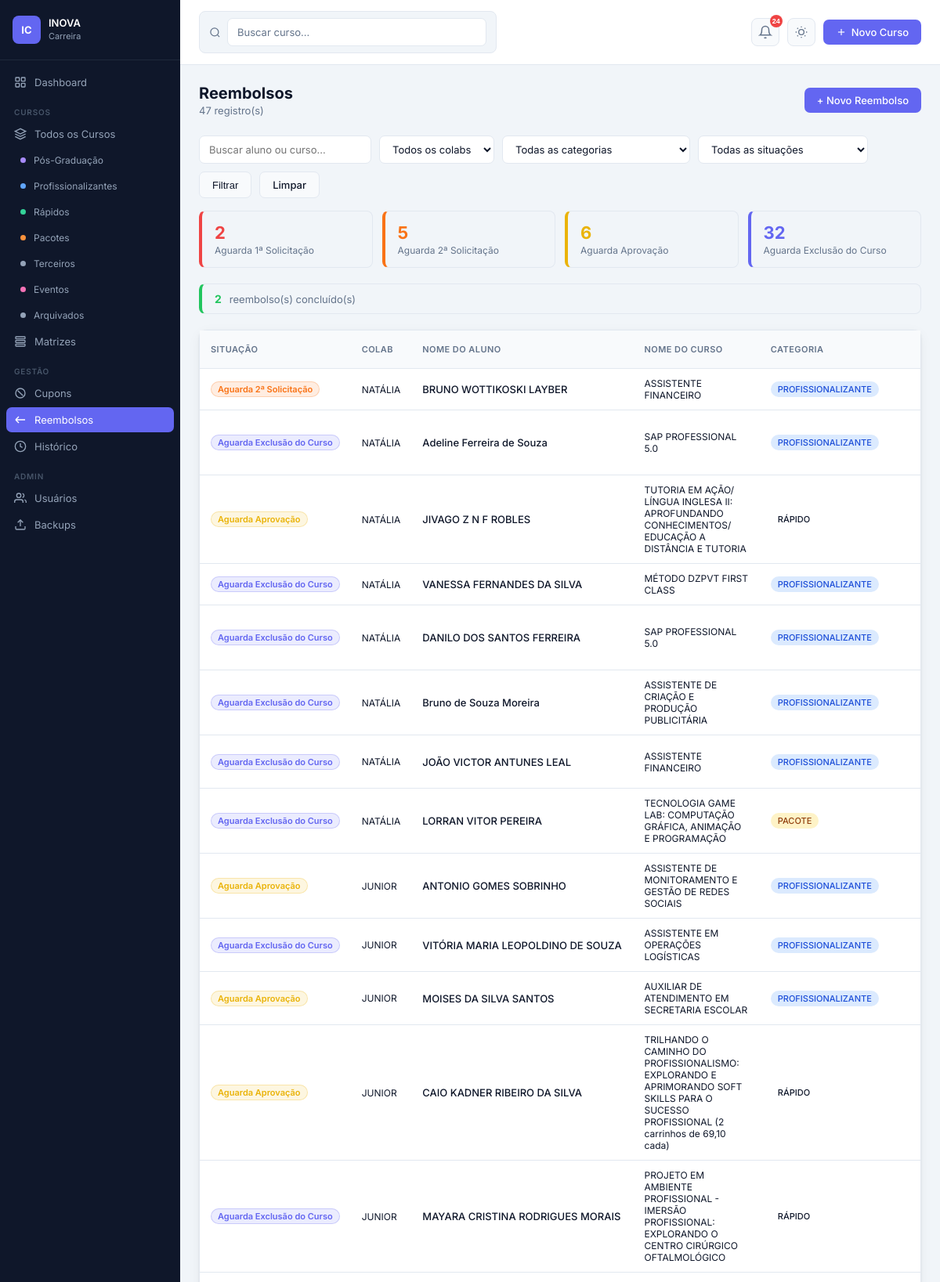
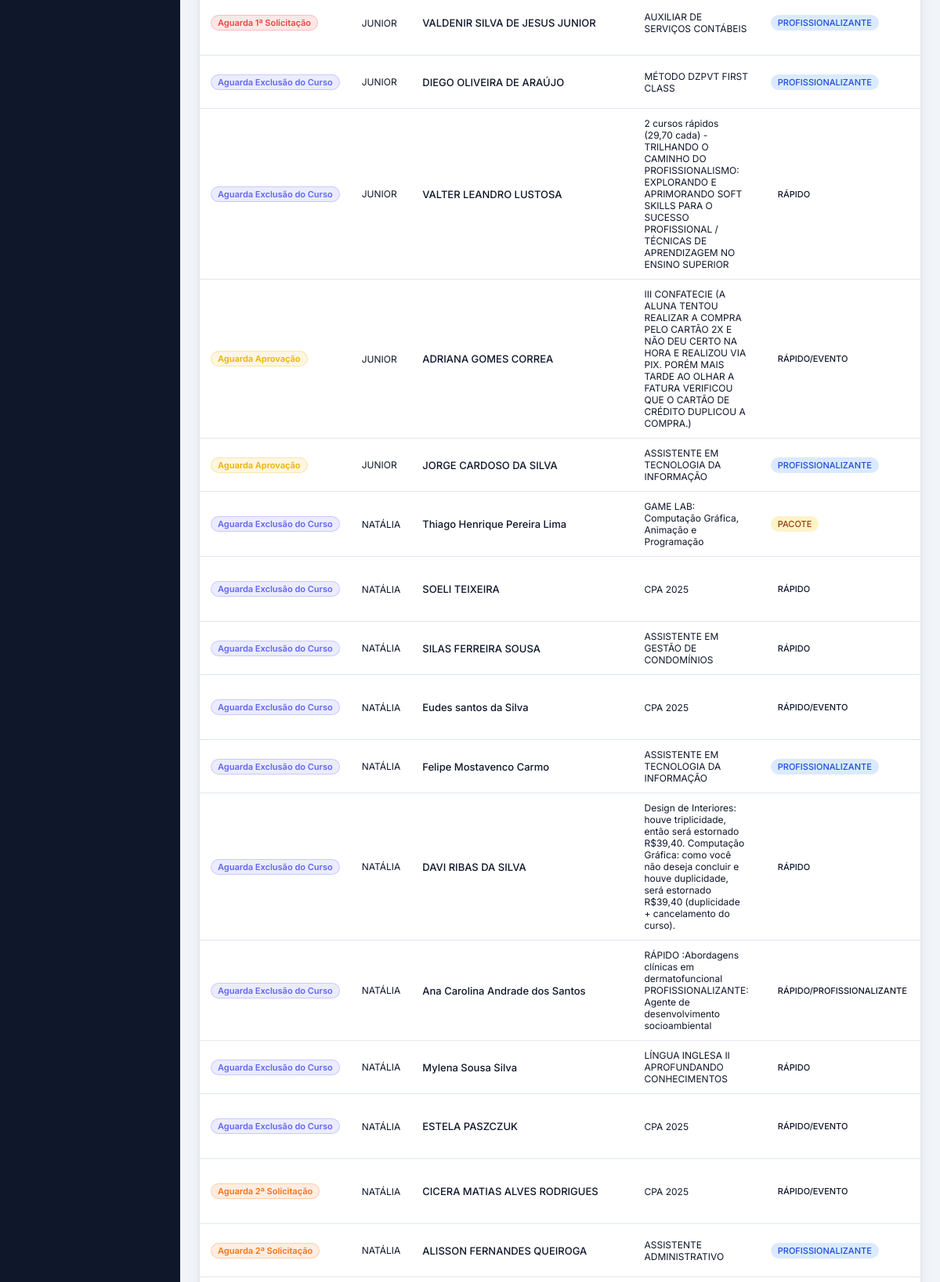
/reembolsos (signed in, upper part), run on the app's committed database (2 pictures, top to bottom).
### app.py (models this page shows)
class Refund(db.Model):
    id               = db.Column(db.Integer, primary_key=True)
    colab            = db.Column(db.String(100))
    nome_aluno       = db.Column(db.String(200))
    data_compra      = db.Column(db.Date)
    data_solicitacao = db.Column(db.Date)   # Solicitação do aluno
    valor            = db.Column(db.Float)
    valor_estorno    = db.Column(db.Float)
    nome_curso       = db.Column(db.String(300))
    categoria        = db.Column(db.String(100))
    solicitacao_1    = db.Column(db.Date)   # 1ª Solicitação (Nathy)
    solicitacao_2    = db.Column(db.Date)   # 2ª Solicitação (Jorge)
    data_aprovacao   = db.Column(db.Date)
    motivo           = db.Column(db.Text)
    curso_excluido   = db.Column(db.Date)   # Data exclusão do curso
    obs              = db.Column(db.Text)
    created_at       = db.Column(db.DateTime, default=datetime.utcnow)
    @property
    def pendencia(self):
        if not self.solicitacao_1:
            return ('sem_solic1', 'Aguarda 1ª Solicitação')
        if not self.solicitacao_2:
            return ('sem_solic2', 'Aguarda 2ª Solicitação')
        if not self.data_aprovacao:
            return ('sem_aprovacao', 'Aguarda Aprovação')
        if not self.curso_excluido:
            return ('sem_exclusao', 'Aguarda Exclusão do Curso')
        return ('concluido', 'Concluído')

### app.py (the view)
@app.route('/reembolsos')
@perm_check('can_manage_reembolsos')
def reembolsos():
    busca      = request.args.get('q', '').strip()
    f_colab    = request.args.get('colab', '').strip()
    f_cat      = request.args.get('categoria', '').strip()
    f_pend     = request.args.get('pendencia', '').strip()
    q = Refund.query
    if busca:
        q = q.filter(db.or_(
            Refund.nome_aluno.ilike(f'%{busca}%'),
            Refund.nome_curso.ilike(f'%{busca}%')
        ))
    if f_colab:
        q = q.filter(Refund.colab.ilike(f'%{f_colab}%'))
    if f_cat:
        q = q.filter(Refund.categoria.ilike(f'%{f_cat}%'))
    items = q.order_by(Refund.created_at.desc()).all()
    if f_pend:
        items = [r for r in items if r.pendencia[0] == f_pend]
    contagem = {'sem_solic1': 0, 'sem_solic2': 0, 'sem_aprovacao': 0, 'sem_exclusao': 0, 'concluido': 0}
    for r in Refund.query.all():
        contagem[r.pendencia[0]] += 1
    colabs = sorted({r.colab for r in Refund.query.all() if r.colab})
    cats   = sorted({r.categoria for r in Refund.query.all() if r.categoria})
    return render_template('reembolsos.html', items=items, contagem=contagem,
                           busca=busca, f_colab=f_colab, f_cat=f_cat, f_pend=f_pend,
                           colabs=colabs, cats=cats)

### app.py (called while the page is built)
def perm_check(check_fn_name):
    def decorator(f):
        @wraps(f)
        def decorated(*args, **kwargs):
            if 'user_id' not in session:
                return redirect(url_for('login'))
            u = User.query.get(session['user_id'])
            if not u or not getattr(u, check_fn_name)():
                flash('Você não tem permissão para acessar esta seção.', 'danger')
                return redirect(url_for('dashboard'))
            return f(*args, **kwargs)
        return decorated
    return decorator

@app.context_processor
def inject_now():
    return {'now': datetime.now}

    def can_manage_cupons(self):
        if self.role == 'admin': return True
        if self._p().get('block_cupons'): return False
        return self.role == 'editor' or self._p().get('cupons_gerenciar', False)

    def can_manage_reembolsos(self):
        if self.role == 'admin': return True
        if self._p().get('block_reembolsos'): return False
        return self.role == 'editor' or self._p().get('reembolsos_gerenciar', False)

    def can_view_historico(self):
        if self.role == 'admin': return True
        if self._p().get('block_historico'): return False
        return self.role == 'editor' or self._p().get('historico_ver', False)

### templates/reembolsos.html (shortened to what this page needs)
{% extends 'base.html' %}
{% block content %}
<div class="page">
  <div class="page-header">
    <div>
      <div class="page-title">Reembolsos</div>
      <div class="page-subtitle">{{ items|length }} registro(s)</div>
    </div>
    {% if session.role in ['admin','editor'] %}
    <a href="{{ url_for('reembolso_novo') }}" class="btn btn-primary">+ Novo Reembolso</a>
    {% endif %}
  </div>
  <form method="GET" class="filters" style="margin-bottom:16px">
    <input type="text" name="q" value="{{ busca }}" placeholder="Buscar aluno ou curso..." class="filter-select" style="width:220px">
    <select name="colab" class="filter-select" onchange="this.form.submit()">
      <option value="">Todos os colabs</option>
    </select>
    <select name="categoria" class="filter-select" onchange="this.form.submit()">
      <option value="">Todas as categorias</option>
    </select>
    <select name="pendencia" class="filter-select" onchange="this.form.submit()">
      <option value="">Todas as situações</option>
    </select>
    <button type="submit" class="btn btn-secondary">Filtrar</button>
    <a href="{{ url_for('reembolsos') }}" class="btn btn-secondary">Limpar</a>
  </form>
  {% set pendentes = contagem.sem_solic1 + contagem.sem_solic2 + contagem.sem_aprovacao + contagem.sem_exclusao %}
  {% if pendentes > 0 %}
  <div style="display:grid;grid-template-columns:repeat(4,1fr);gap:12px;margin-bottom:20px">
    {% for key,label,cor in [('sem_solic1','Aguarda 1ª Solicitação','#ef4444'),('sem_solic2','Aguarda 2ª Solicitação','#f97316'),('sem_aprovacao','Aguarda Aprovação','#eab308'),('sem_exclusao','Aguarda Exclusão do Curso','#6366f1')] %}
    <a href="{{ url_for('reembolsos', pendencia=key) }}" style="text-decoration:none;
       background:var(--card-bg);border:1px solid var(--border);border-left:4px solid {{ cor }};
       border-radius:8px;padding:14px 16px;display:block;
       {% if f_pend==key %}box-shadow:0 0 0 2px {{ cor }}40{% endif %}">
      <div style="font-size:22px;font-weight:700;color:{{ cor }}">{{ contagem[key] }}</div>
      <div style="font-size:12px;color:var(--text-muted);margin-top:2px">{{ label }}</div>
    </a>
    {% endfor %}
  </div>
  {% endif %}
  {% if contagem.concluido > 0 %}
  <div style="background:var(--card-bg);border:1px solid var(--border);border-left:4px solid #22c55e;border-radius:8px;padding:10px 16px;margin-bottom:20px;display:flex;align-items:center;gap:10px">
    <span style="font-weight:700;color:#22c55e">{{ contagem.concluido }}</span>
    <span style="font-size:13px;color:var(--text-muted)">reembolso(s) concluído(s)</span>
  </div>
  {% endif %}
  <div class="card">
    <div class="table-wrapper">
      <table style="min-width:1200px">
        <thead>
          <tr>
            <th>Situação</th>
            <th>Colab</th>
            <th>Nome do Aluno</th>
            <th>Nome do Curso</th>
            <th>Categoria</th>
          </tr>
        </thead>
        <tbody>
          {% for r in items %}
          {% set pend = r.pendencia %}
          {% if pend[0] == 'sem_solic1' %}{% set badge_color = '#ef4444' %}
          {% elif pend[0] == 'sem_solic2' %}{% set badge_color = '#f97316' %}
          {% elif pend[0] == 'sem_aprovacao' %}{% set badge_color = '#eab308' %}
          {% elif pend[0] == 'sem_exclusao' %}{% set badge_color = '#6366f1' %}
          {% else %}{% set badge_color = '#22c55e' %}{% endif %}
          <tr>
            <td style="white-space:nowrap">
              <span style="display:inline-block;padding:2px 8px;border-radius:12px;font-size:11px;font-weight:600;background:{{ badge_color }}20;color:{{ badge_color }};border:1px solid {{ badge_color }}40">
                {{ pend[1] }}
              </span>
            </td>
            <td style="white-space:nowrap;font-size:12px">{{ r.colab or '—' }}</td>
            <td style="white-space:nowrap;font-weight:500;font-size:13px">{{ r.nome_aluno or '—' }}</td>
            <td style="max-width:180px;font-size:12px">{{ r.nome_curso or '—' }}</td>
            <td>
              {% if r.categoria %}
              <span class="badge badge-{{ r.categoria|lower|replace('-','_')|replace('ó','o')|replace('é','e')|replace('ã','a') }}">{{ r.categoria }}</span>
              {% else %}—{% endif %}
            </td>
          </tr>
          {% else %}
          <tr><td colspan="15" style="text-align:center;color:var(--text-muted);padding:32px">Nenhum reembolso registrado.</td></tr>
          {% endfor %}
        </tbody>
      </table>
    </div>
  </div>
</div>
{% endblock %}

### static/css/style.css (style rules this page uses)
:root { --bg: #f1f5f9; --surface: #ffffff; --surface-2: #f8fafc; --sidebar-bg: #0f172a; --sidebar-border: #1e293b; --sidebar-text: #94a3b8; --sidebar-hover: #1e293b; --primary: #6366f1; --primary-hover: #4f46e5; --success: #10b981; --warning: #f59e0b; --danger: #ef4444; --text: #0f172a; --text-muted: #64748b; --border: #e2e8f0; --radius: 10px; --shadow: 0 1px 3px rgba(0,0,0,.07), 0 4px 16px rgba(0,0,0,.05); --transition: .18s ease; }
*, *::before, *::after { box-sizing: border-box; margin: 0; padding: 0; }
body { font-family: 'Inter', sans-serif; background: var(--bg); color: var(--text); font-size: 14px; transition: background var(--transition), color var(--transition); }
.page { padding: 24px; }
.page-header { display: flex; align-items: center; justify-content: space-between; margin-bottom: 24px; flex-wrap: wrap; gap: 12px; }
.page-title { font-size: 20px; font-weight: 700; }
.page-subtitle { font-size: 13px; color: var(--text-muted); margin-top: 2px; }
.card { background: var(--surface); border-radius: var(--radius); box-shadow: var(--shadow); border: 1px solid var(--border); transition: background var(--transition), border-color var(--transition); }
.table-wrapper { overflow-x: auto; }
table { width: 100%; border-collapse: collapse; }
thead th { background: var(--surface-2); padding: 10px 14px; text-align: left; font-size: 11px; font-weight: 600; letter-spacing: .04em; text-transform: uppercase; color: var(--text-muted); border-bottom: 1px solid var(--border); transition: background var(--transition); }
tbody tr { border-bottom: 1px solid var(--border); transition: background var(--transition); }
td { padding: 11px 14px; font-size: 13px; vertical-align: middle; }
.badge { display: inline-flex; align-items: center; padding: 3px 9px; border-radius: 20px; font-size: 11px; font-weight: 500; white-space: nowrap; }
.badge-profissionalizante { background: #dbeafe; color: #1d4ed8; }
.badge-pacote { background: #fef3c7; color: #92400e; }
.btn { display: inline-flex; align-items: center; gap: 6px; padding: 8px 16px; border-radius: 7px; border: none; cursor: pointer; font-size: 13px; font-weight: 500; text-decoration: none; transition: all var(--transition); white-space: nowrap; }
.btn-primary { background: var(--primary); color: #fff; }
.btn-secondary { background: var(--surface-2); color: var(--text); border: 1px solid var(--border); }
.filters { display: flex; gap: 10px; flex-wrap: wrap; margin-bottom: 20px; }
.filter-select { padding: 7px 12px; border: 1px solid var(--border); border-radius: 7px; background: var(--surface); font-size: 13px; color: var(--text); outline: none; cursor: pointer; transition: border-color var(--transition), background var(--transition); }
input[type=text], input[type=password], input[type=number], input[type=date], input[type=url], select, textarea { padding: 9px 12px; border: 1px solid var(--border); border-radius: 7px; font-size: 13px; font-family: inherit; color: var(--text); outline: none; transition: border-color var(--transition), background var(--transition), color var(--transition); background: var(--surface); }

### data on the page
Refund: pend "Aguarda 2ª Solicitação", colab "NATÁLIA", nome_aluno "BRUNO WOTTIKOSKI LAYBER", nome_curso "ASSISTENTE FINANCEIRO", categoria "PROFISSIONALIZANTE"
Refund: pend "Aguarda Exclusão do Curso", colab "NATÁLIA", nome_aluno "Adeline Ferreira de Souza", nome_curso "SAP PROFESSIONAL 5.0", categoria "PROFISSIONALIZANTE"
Refund: pend "Aguarda Aprovação", colab "NATÁLIA", nome_aluno "JIVAGO Z N F ROBLES", nome_curso "TUTORIA EM AÇÃO/ LÍNGUA INGLESA II: APROFUNDANDO CONHECIMENTOS/ EDUCAÇÃO A DISTÂNCIA E TUTORIA", categoria "RÁPIDO"
Refund: pend "Aguarda Exclusão do Curso", colab "NATÁLIA", nome_aluno "VANESSA FERNANDES DA SILVA", nome_curso "MÉTODO DZPVT FIRST CLASS", categoria "PROFISSIONALIZANTE"
Refund: pend "Aguarda Exclusão do Curso", colab "NATÁLIA", nome_aluno "DANILO DOS SANTOS FERREIRA", nome_curso "SAP PROFESSIONAL 5.0", categoria "PROFISSIONALIZANTE"
Refund: pend "Aguarda Exclusão do Curso", colab "NATÁLIA", nome_aluno "Bruno de Souza Moreira", nome_curso "ASSISTENTE DE CRIAÇÃO E PRODUÇÃO PUBLICITÁRIA", categoria "PROFISSIONALIZANTE"
Refund: pend "Aguarda Exclusão do Curso", colab "NATÁLIA", nome_aluno "JOÃO VICTOR ANTUNES LEAL", nome_curso "ASSISTENTE FINANCEIRO", categoria "PROFISSIONALIZANTE"
Refund: pend "Aguarda Exclusão do Curso", colab "NATÁLIA", nome_aluno "LORRAN VITOR PEREIRA", nome_curso "TECNOLOGIA GAME LAB: COMPUTAÇÃO GRÁFICA, ANIMAÇÃO E PROGRAMAÇÃO", categoria "PACOTE"
Refund: pend "Aguarda Aprovação", colab "JUNIOR", nome_aluno "ANTONIO GOMES SOBRINHO", nome_curso "ASSISTENTE DE MONITORAMENTO E GESTÃO DE REDES SOCIAIS", categoria "PROFISSIONALIZANTE"
Refund: pend "Aguarda Exclusão do Curso", colab "JUNIOR", nome_aluno "VITÓRIA MARIA LEOPOLDINO DE SOUZA", nome_curso "ASSISTENTE EM OPERAÇÕES LOGÍSTICAS", categoria "PROFISSIONALIZANTE"
Refund: pend "Aguarda Aprovação", colab "JUNIOR", nome_aluno "MOISES DA SILVA SANTOS", nome_curso "AUXILIAR DE ATENDIMENTO EM SECRETARIA ESCOLAR", categoria "PROFISSIONALIZANTE"
Refund: pend "Aguarda Aprovação", colab "JUNIOR", nome_aluno "CAIO KADNER RIBEIRO DA SILVA", nome_curso "TRILHANDO O CAMINHO DO PROFISSIONALISMO: EXPLORANDO E APRIMORANDO SOFT SKILLS PARA O SUCESSO PROFISSIONAL (2 carrinhos de 69,10 cada)", categoria "RÁPIDO"
Refund: pend "Aguarda Exclusão do Curso", colab "JUNIOR", nome_aluno "MAYARA CRISTINA RODRIGUES MORAIS", nome_curso "PROJETO EM AMBIENTE PROFISSIONAL - IMERSÃO PROFISSIONAL: EXPLORANDO O CENTRO CIRÚRGICO OFTALMOLÓGICO", categoria "RÁPIDO"
Refund: pend "Aguarda 1ª Solicitação", colab "JUNIOR", nome_aluno "VALDENIR SILVA DE JESUS JUNIOR", nome_curso "AUXILIAR DE SERVIÇOS CONTÁBEIS", categoria "PROFISSIONALIZANTE"
Refund: pend "Aguarda Exclusão do Curso", colab "JUNIOR", nome_aluno "DIEGO OLIVEIRA DE ARAÚJO", nome_curso "MÉTODO DZPVT FIRST CLASS", categoria "PROFISSIONALIZANTE"
Refund: pend "Aguarda Exclusão do Curso", colab "JUNIOR", nome_aluno "VALTER LEANDRO LUSTOSA", nome_curso "2 cursos rápidos (29,70 cada) - TRILHANDO O CAMINHO DO PROFISSIONALISMO: EXPLORANDO E APRIMORANDO SOFT SKILLS PARA O SUCESSO PROFISSIONAL / TÉCNICAS DE APRENDIZAGEM NO ENSINO SUPERIOR", categoria "RÁPIDO"
Refund: pend "Aguarda Aprovação", colab "JUNIOR", nome_aluno "ADRIANA GOMES CORREA", nome_curso "III CONFATECIE (A ALUNA TENTOU REALIZAR A COMPRA PELO CARTÃO 2X E NÃO DEU CERTO NA HORA E REALIZOU VIA PIX. PORÉM MAIS TARDE AO OLHAR A FATURA VERIFICOU QUE O CARTÃO DE CRÉDITO DUPLICOU A COMPRA.)", categoria "RÁPIDO/EVENTO"
Refund: pend "Aguarda Aprovação", colab "JUNIOR", nome_aluno "JORGE CARDOSO DA SILVA", nome_curso "ASSISTENTE EM TECNOLOGIA DA INFORMAÇÃO", categoria "PROFISSIONALIZANTE"
Refund: pend "Aguarda Exclusão do Curso", colab "NATÁLIA", nome_aluno "Thiago Henrique Pereira Lima", nome_curso "GAME LAB: Computação Gráfica, Animação e Programação", categoria "PACOTE"
Refund: pend "Aguarda Exclusão do Curso", colab "NATÁLIA", nome_aluno "SOELI TEIXEIRA", nome_curso "CPA 2025", categoria "RÁPIDO"
Refund: pend "Aguarda Exclusão do Curso", colab "NATÁLIA", nome_aluno "SILAS FERREIRA SOUSA", nome_curso "ASSISTENTE EM GESTÃO DE CONDOMÍNIOS", categoria "RÁPIDO"
Refund: pend "Aguarda Exclusão do Curso", colab "NATÁLIA", nome_aluno "Eudes santos da Silva", nome_curso "CPA 2025", categoria "RÁPIDO/EVENTO"
Refund: pend "Aguarda Exclusão do Curso", colab "NATÁLIA", nome_aluno "Felipe Mostavenco Carmo", nome_curso "ASSISTENTE EM TECNOLOGIA DA INFORMAÇÃO", categoria "PROFISSIONALIZANTE"
Refund: pend "Aguarda Exclusão do Curso", colab "NATÁLIA", nome_aluno "DAVI RIBAS DA SILVA", nome_curso "Design de Interiores: houve triplicidade, então será estornado R$39,40. Computação Gráfica: como você não deseja concluir e houve duplicidade, será estornado R$39,40 (duplicidade + cancelamento do curso).", categoria "RÁPIDO"
Refund: pend "Aguarda Exclusão do Curso", colab "NATÁLIA", nome_aluno "Ana Carolina Andrade dos Santos", nome_curso "RÁPIDO :Abordagens clínicas em dermatofuncional PROFISSIONALIZANTE: Agente de desenvolvimento socioambiental", categoria "RÁPIDO/PROFISSIONALIZANTE"
Refund: pend "Aguarda Exclusão do Curso", colab "NATÁLIA", nome_aluno "Mylena Sousa Silva", nome_curso "LÍNGUA INGLESA II APROFUNDANDO CONHECIMENTOS", categoria "RÁPIDO"
Refund: pend "Aguarda Exclusão do Curso", colab "NATÁLIA", nome_aluno "ESTELA PASZCZUK", nome_curso "CPA 2025", categoria "RÁPIDO/EVENTO"
Refund: pend "Aguarda 2ª Solicitação", colab "NATÁLIA", nome_aluno "CICERA MATIAS ALVES RODRIGUES", nome_curso "CPA 2025", categoria "RÁPIDO/EVENTO"
Refund: pend "Aguarda 2ª Solicitação", colab "NATÁLIA", nome_aluno "ALISSON FERNANDES QUEIROGA", nome_curso "ASSISTENTE ADMINISTRATIVO", categoria "PROFISSIONALIZANTE"

### other printed values
{{ total_badge if total_badge < 100 else '99+' }} "24"
{{ items|length }} "47"
{{ contagem[key] }} "2" "5" "6" "32"
{{ label }} "Aguarda 1ª Solicitação" "Aguarda 2ª Solicitação" "Aguarda Aprovação" "Aguarda Exclusão do Curso"
{{ contagem.concluido }} "2"
